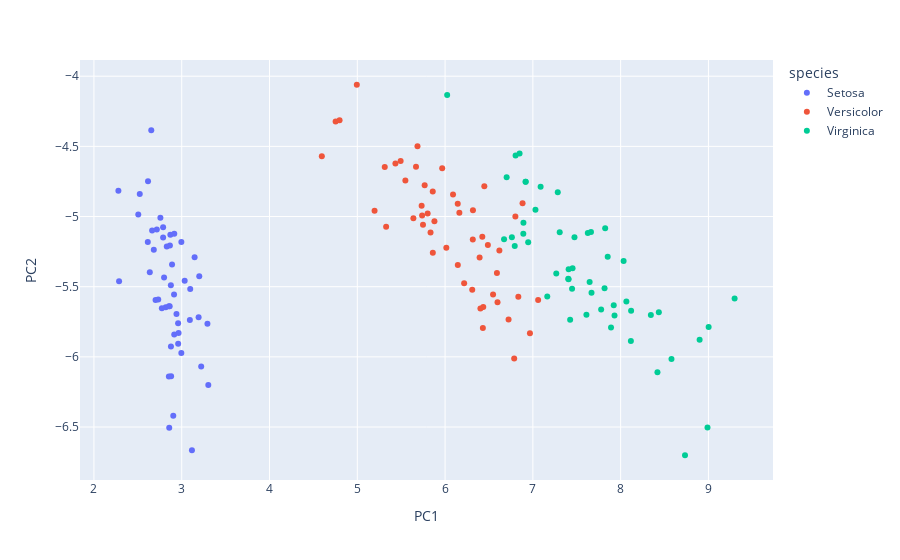

Source (notebook cell):
### Markdown cell above
<span style="font-family: XB Zar; font-size: medium; "><div dir=rtl><meta charset="UTF-8">
    <br>
    در این قسمت با انتخاب 2 بردار ویژه، فضای مقصد را 2 بعدی در نظر گرفته و تبدیل را انجام میدهیم:  
    </div></span>

### Code cell
U = eigenvectors[:, 0:2]
X_star_2D = X.dot(U)
df_2D = pd.DataFrame({'PC1': X_star_2D[:, 0], 'PC2': X_star_2D[:, 1], 'species': y})
fig = px.scatter(df_2D, x='PC1', y='PC2',
              color='species')
fig.show()

### Figure 1 — Plotly figure (JSON) as saved in the notebook; plotly's stock layout.template omitted (floating-point values rounded to 4 significant figures)
{"data": [{"hovertemplate": "species=Setosa<br>PC1=%{x}<br>PC2=%{y}<extra></extra>", "legendgroup": "Setosa", "marker": {"color": "#636efa", "symbol": "circle"}, "mode": "markers", "name": "Setosa", "orientation": "v", "showlegend": true, "type": "scatter", "x": [2.818, 2.788, 2.613, 2.757, 2.774, 3.222, 2.682, 2.876, 2.616, 2.83, 2.995, 2.89, 2.716, 2.279, 2.858, 3.116, 2.879, 2.854, 3.303, 2.914, 3.192, 2.959, 2.286, 3.2, 3.147, 2.996, 3.034, 2.94, 2.863, 2.87, 2.915, 3.092, 2.854, 2.904, 2.865, 2.636, 2.877, 2.702, 2.522, 2.912, 2.732, 2.653, 2.505, 3.097, 3.293, 2.788, 2.964, 2.663, 2.959, 2.799], "xaxis": "x", "y": [-5.646, -5.15, -5.182, -5.009, -5.654, -6.068, -5.237, -5.49, -4.749, -5.213, -5.972, -5.342, -5.092, -4.816, -6.506, -6.665, -6.138, -5.639, -6.2, -5.841, -5.718, -5.76, -5.46, -5.426, -5.29, -5.181, -5.458, -5.695, -5.639, -5.13, -5.123, -5.738, -6.14, -6.42, -5.206, -5.396, -5.926, -5.596, -4.839, -5.556, -5.59, -4.386, -4.985, -5.516, -5.764, -5.077, -5.831, -5.099, -5.906, -5.435], "yaxis": "y"}, {"hovertemplate": "species=Versicolor<br>PC1=%{x}<br>PC2=%{y}<extra></extra>", "legendgroup": "Versicolor", "marker": {"color": "#EF553B", "symbol": "circle"}, "mode": "markers", "name": "Versicolor", "orientation": "v", "showlegend": true, "type": "scatter", "x": [6.787, 6.435, 6.967, 5.686, 6.59, 6.144, 6.597, 4.753, 6.546, 5.494, 4.995, 6.014, 5.767, 6.487, 5.328, 6.43, 6.163, 5.738, 6.447, 5.548, 6.619, 5.86, 6.801, 6.424, 6.217, 6.403, 6.834, 7.06, 6.316, 5.197, 5.434, 5.313, 5.639, 6.882, 6.09, 6.309, 6.723, 6.317, 5.748, 5.669, 5.967, 6.393, 5.733, 4.798, 5.859, 5.834, 5.879, 6.145, 4.596, 5.801], "xaxis": "x", "y": [-6.012, -5.645, -5.831, -4.499, -5.402, -4.909, -5.61, -4.322, -5.555, -4.604, -4.061, -5.223, -4.777, -5.202, -5.072, -5.794, -4.974, -4.993, -4.784, -4.743, -5.242, -5.258, -4.999, -5.144, -5.476, -5.655, -5.571, -5.594, -5.164, -4.959, -4.622, -4.647, -5.013, -4.906, -4.843, -5.521, -5.735, -4.955, -5.058, -4.645, -4.656, -5.292, -4.923, -4.315, -4.822, -5.114, -5.034, -5.345, -4.571, -4.978], "yaxis": "y"}, {"hovertemplate": "species=Virginica<br>PC1=%{x}<br>PC2=%{y}<extra></extra>", "legendgroup": "Virginica", "marker": {"color": "#00cc96", "symbol": "circle"}, "mode": "markers", "name": "Virginica", "orientation": "v", "showlegend": true, "type": "scatter", "x": [8.034, 6.918, 8.119, 7.474, 7.852, 8.899, 6.024, 8.435, 7.824, 8.419, 7.164, 7.306, 7.668, 6.849, 7.088, 7.407, 7.452, 8.989, 9.298, 6.803, 7.93, 6.701, 9.002, 6.891, 7.778, 8.116, 6.761, 6.793, 7.626, 7.89, 8.344, 8.733, 7.662, 6.947, 7.284, 8.579, 7.647, 7.407, 6.672, 7.61, 7.817, 7.425, 6.918, 8.065, 7.921, 7.446, 7.03, 7.267, 7.403, 6.893], "xaxis": "x", "y": [-5.317, -4.752, -5.671, -5.147, -5.287, -5.878, -4.134, -5.682, -5.083, -6.11, -5.569, -5.111, -5.543, -4.55, -4.787, -5.446, -5.369, -6.503, -5.584, -4.566, -5.705, -4.721, -5.788, -5.123, -5.662, -5.888, -5.147, -5.21, -5.117, -5.792, -5.702, -6.701, -5.11, -5.184, -4.827, -6.015, -5.467, -5.376, -5.162, -5.699, -5.511, -5.736, -4.752, -5.605, -5.632, -5.514, -4.952, -5.406, -5.444, -5.044], "yaxis": "y"}], "layout": {"autosize": true, "legend": {"title": {"text": "species"}, "tracegroupgap": 0}, "margin": {"t": 60}, "xaxis": {"anchor": "y", "autorange": true, "domain": [0, 1], "range": [1.855, 9.721], "title": {"text": "PC1"}, "type": "linear"}, "yaxis": {"anchor": "x", "autorange": true, "domain": [0, 1], "range": [-6.906, -3.857], "title": {"text": "PC2"}, "type": "linear"}}}
